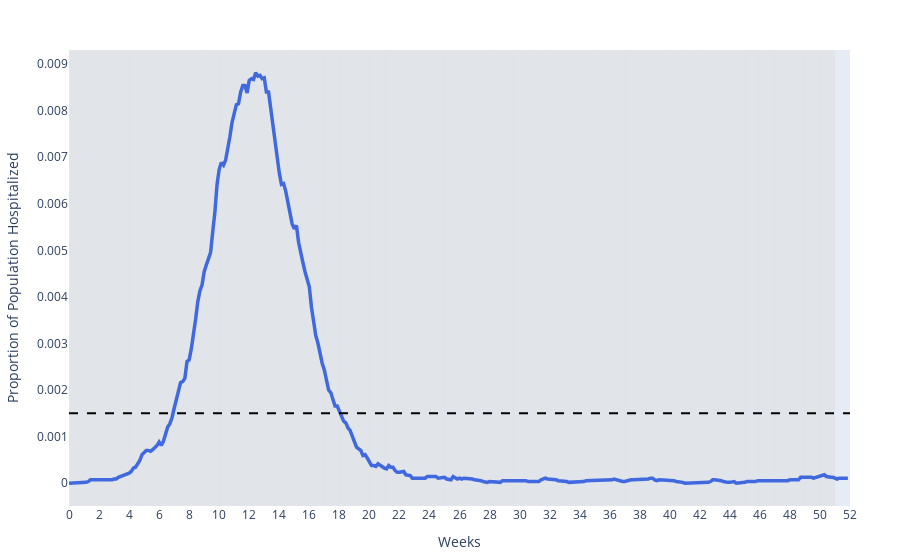

Source (notebook cell):
### Code cell


### Figure 1 — Plotly figure (JSON) as saved in the notebook; plotly's stock layout.template omitted (floating-point values rounded to 4 significant figures; data arrays with more than 128 entries replaced by an {"elided": "..."} marker saying what was removed)
{"data": [{"line": {"color": "rgb(0.25, 0.41, 0.88)", "width": 3.5}, "name": "hospitalized", "type": "scatter", "x": {"elided": "365 int values"}, "y": {"elided": "364 float values"}}, {"line": {"color": "black", "dash": "dash", "width": 2}, "name": "capacity", "type": "scatter", "x": {"elided": "365 int values"}, "y": {"elided": "365 float values"}}, {"marker": {"color": "rgb(0.83, 0.13, 0.15)"}, "name": "Lockdown", "type": "bar", "x": [null], "y": [null]}, {"marker": {"color": "rgb(0.85, 0.35, 0.13)"}, "name": "Hard Quarantine", "type": "bar", "x": [null], "y": [null]}, {"marker": {"color": "rgb(0.97, 0.91, 0.56)"}, "name": "Light Quarantine", "type": "bar", "x": [null], "y": [null]}, {"marker": {"color": "rgb(0.67, 0.88, 0.69)"}, "name": "Social Distancing", "type": "bar", "x": [null], "y": [null]}, {"marker": {"color": "rgb(0.86, 0.86, 0.86)"}, "name": "Unrestricted", "type": "bar", "x": [null], "y": [null]}], "layout": {"hovermode": "x", "margin": {"b": 50, "l": 50, "pad": 0, "r": 50, "t": 50}, "shapes": [{"fillcolor": "rgb(0.86, 0.86, 0.86)", "layer": "below", "line": {"width": 0}, "opacity": 0.45, "type": "rect", "x0": 0, "x1": 7, "xref": "x", "y0": 0, "y1": 1, "yref": "paper"}, {"fillcolor": "rgb(0.86, 0.86, 0.86)", "layer": "below", "line": {"width": 0}, "opacity": 0.45, "type": "rect", "x0": 7, "x1": 14, "xref": "x", "y0": 0, "y1": 1, "yref": "paper"}, {"fillcolor": "rgb(0.86, 0.86, 0.86)", "layer": "below", "line": {"width": 0}, "opacity": 0.45, "type": "rect", "x0": 14, "x1": 21, "xref": "x", "y0": 0, "y1": 1, "yref": "paper"}, {"fillcolor": "rgb(0.86, 0.86, 0.86)", "layer": "below", "line": {"width": 0}, "opacity": 0.45, "type": "rect", "x0": 21, "x1": 28, "xref": "x", "y0": 0, "y1": 1, "yref": "paper"}, {"fillcolor": "rgb(0.86, 0.86, 0.86)", "layer": "below", "line": {"width": 0}, "opacity": 0.45, "type": "rect", "x0": 28, "x1": 35, "xref": "x", "y0": 0, "y1": 1, "yref": "paper"}, {"fillcolor": "rgb(0.86, 0.86, 0.86)", "layer": "below", "line": {"width": 0}, "opacity": 0.45, "type": "rect", "x0": 35, "x1": 42, "xref": "x", "y0": 0, "y1": 1, "yref": "paper"}, {"fillcolor": "rgb(0.86, 0.86, 0.86)", "layer": "below", "line": {"width": 0}, "opacity": 0.45, "type": "rect", "x0": 42, "x1": 49, "xref": "x", "y0": 0, "y1": 1, "yref": "paper"}, {"fillcolor": "rgb(0.86, 0.86, 0.86)", "layer": "below", "line": {"width": 0}, "opacity": 0.45, "type": "rect", "x0": 49, "x1": 56, "xref": "x", "y0": 0, "y1": 1, "yref": "paper"}, {"fillcolor": "rgb(0.86, 0.86, 0.86)", "layer": "below", "line": {"width": 0}, "opacity": 0.45, "type": "rect", "x0": 56, "x1": 63, "xref": "x", "y0": 0, "y1": 1, "yref": "paper"}, {"fillcolor": "rgb(0.86, 0.86, 0.86)", "layer": "below", "line": {"width": 0}, "opacity": 0.45, "type": "rect", "x0": 63, "x1": 70, "xref": "x", "y0": 0, "y1": 1, "yref": "paper"}, {"fillcolor": "rgb(0.86, 0.86, 0.86)", "layer": "below", "line": {"width": 0}, "opacity": 0.45, "type": "rect", "x0": 70, "x1": 77, "xref": "x", "y0": 0, "y1": 1, "yref": "paper"}, {"fillcolor": "rgb(0.86, 0.86, 0.86)", "layer": "below", "line": {"width": 0}, "opacity": 0.45, "type": "rect", "x0": 77, "x1": 84, "xref": "x", "y0": 0, "y1": 1, "yref": "paper"}, {"fillcolor": "rgb(0.86, 0.86, 0.86)", "layer": "below", "line": {"width": 0}, "opacity": 0.45, "type": "rect", "x0": 84, "x1": 91, "xref": "x", "y0": 0, "y1": 1, "yref": "paper"}, {"fillcolor": "rgb(0.86, 0.86, 0.86)", "layer": "below", "line": {"width": 0}, "opacity": 0.45, "type": "rect", "x0": 91, "x1": 98, "xref": "x", "y0": 0, "y1": 1, "yref": "paper"}, {"fillcolor": "rgb(0.86, 0.86, 0.86)", "layer": "below", "line": {"width": 0}, "opacity": 0.45, "type": "rect", "x0": 98, "x1": 105, "xref": "x", "y0": 0, "y1": 1, "yref": "paper"}, {"fillcolor": "rgb(0.86, 0.86, 0.86)", "layer": "below", "line": {"width": 0}, "opacity": 0.45, "type": "rect", "x0": 105, "x1": 112, "xref": "x", "y0": 0, "y1": 1, "yref": "paper"}, {"fillcolor": "rgb(0.86, 0.86, 0.86)", "layer": "below", "line": {"width": 0}, "opacity": 0.45, "type": "rect", "x0": 112, "x1": 119, "xref": "x", "y0": 0, "y1": 1, "yref": "paper"}, {"fillcolor": "rgb(0.86, 0.86, 0.86)", "layer": "below", "line": {"width": 0}, "opacity": 0.45, "type": "rect", "x0": 119, "x1": 126, "xref": "x", "y0": 0, "y1": 1, "yref": "paper"}, {"fillcolor": "rgb(0.86, 0.86, 0.86)", "layer": "below", "line": {"width": 0}, "opacity": 0.45, "type": "rect", "x0": 126, "x1": 133, "xref": "x", "y0": 0, "y1": 1, "yref": "paper"}, {"fillcolor": "rgb(0.86, 0.86, 0.86)", "layer": "below", "line": {"width": 0}, "opacity": 0.45, "type": "rect", "x0": 133, "x1": 140, "xref": "x", "y0": 0, "y1": 1, "yref": "paper"}, {"fillcolor": "rgb(0.86, 0.86, 0.86)", "layer": "below", "line": {"width": 0}, "opacity": 0.45, "type": "rect", "x0": 140, "x1": 147, "xref": "x", "y0": 0, "y1": 1, "yref": "paper"}, {"fillcolor": "rgb(0.86, 0.86, 0.86)", "layer": "below", "line": {"width": 0}, "opacity": 0.45, "type": "rect", "x0": 147, "x1": 154, "xref": "x", "y0": 0, "y1": 1, "yref": "paper"}, {"fillcolor": "rgb(0.86, 0.86, 0.86)", "layer": "below", "line": {"width": 0}, "opacity": 0.45, "type": "rect", "x0": 154, "x1": 161, "xref": "x", "y0": 0, "y1": 1, "yref": "paper"}, {"fillcolor": "rgb(0.86, 0.86, 0.86)", "layer": "below", "line": {"width": 0}, "opacity": 0.45, "type": "rect", "x0": 161, "x1": 168, "xref": "x", "y0": 0, "y1": 1, "yref": "paper"}, {"fillcolor": "rgb(0.86, 0.86, 0.86)", "layer": "below", "line": {"width": 0}, "opacity": 0.45, "type": "rect", "x0": 168, "x1": 175, "xref": "x", "y0": 0, "y1": 1, "yref": "paper"}, {"fillcolor": "rgb(0.86, 0.86, 0.86)", "layer": "below", "line": {"width": 0}, "opacity": 0.45, "type": "rect", "x0": 175, "x1": 182, "xref": "x", "y0": 0, "y1": 1, "yref": "paper"}, {"fillcolor": "rgb(0.86, 0.86, 0.86)", "layer": "below", "line": {"width": 0}, "opacity": 0.45, "type": "rect", "x0": 182, "x1": 189, "xref": "x", "y0": 0, "y1": 1, "yref": "paper"}, {"fillcolor": "rgb(0.86, 0.86, 0.86)", "layer": "below", "line": {"width": 0}, "opacity": 0.45, "type": "rect", "x0": 189, "x1": 196, "xref": "x", "y0": 0, "y1": 1, "yref": "paper"}, {"fillcolor": "rgb(0.86, 0.86, 0.86)", "layer": "below", "line": {"width": 0}, "opacity": 0.45, "type": "rect", "x0": 196, "x1": 203, "xref": "x", "y0": 0, "y1": 1, "yref": "paper"}, {"fillcolor": "rgb(0.86, 0.86, 0.86)", "layer": "below", "line": {"width": 0}, "opacity": 0.45, "type": "rect", "x0": 203, "x1": 210, "xref": "x", "y0": 0, "y1": 1, "yref": "paper"}, {"fillcolor": "rgb(0.86, 0.86, 0.86)", "layer": "below", "line": {"width": 0}, "opacity": 0.45, "type": "rect", "x0": 210, "x1": 217, "xref": "x", "y0": 0, "y1": 1, "yref": "paper"}, {"fillcolor": "rgb(0.86, 0.86, 0.86)", "layer": "below", "line": {"width": 0}, "opacity": 0.45, "type": "rect", "x0": 217, "x1": 224, "xref": "x", "y0": 0, "y1": 1, "yref": "paper"}, {"fillcolor": "rgb(0.86, 0.86, 0.86)", "layer": "below", "line": {"width": 0}, "opacity": 0.45, "type": "rect", "x0": 224, "x1": 231, "xref": "x", "y0": 0, "y1": 1, "yref": "paper"}, {"fillcolor": "rgb(0.86, 0.86, 0.86)", "layer": "below", "line": {"width": 0}, "opacity": 0.45, "type": "rect", "x0": 231, "x1": 238, "xref": "x", "y0": 0, "y1": 1, "yref": "paper"}, {"fillcolor": "rgb(0.86, 0.86, 0.86)", "layer": "below", "line": {"width": 0}, "opacity": 0.45, "type": "rect", "x0": 238, "x1": 245, "xref": "x", "y0": 0, "y1": 1, "yref": "paper"}, {"fillcolor": "rgb(0.86, 0.86, 0.86)", "layer": "below", "line": {"width": 0}, "opacity": 0.45, "type": "rect", "x0": 245, "x1": 252, "xref": "x", "y0": 0, "y1": 1, "yref": "paper"}, {"fillcolor": "rgb(0.86, 0.86, 0.86)", "layer": "below", "line": {"width": 0}, "opacity": 0.45, "type": "rect", "x0": 252, "x1": 259, "xref": "x", "y0": 0, "y1": 1, "yref": "paper"}, {"fillcolor": "rgb(0.86, 0.86, 0.86)", "layer": "below", "line": {"width": 0}, "opacity": 0.45, "type": "rect", "x0": 259, "x1": 266, "xref": "x", "y0": 0, "y1": 1, "yref": "paper"}, {"fillcolor": "rgb(0.86, 0.86, 0.86)", "layer": "below", "line": {"width": 0}, "opacity": 0.45, "type": "rect", "x0": 266, "x1": 273, "xref": "x", "y0": 0, "y1": 1, "yref": "paper"}, {"fillcolor": "rgb(0.86, 0.86, 0.86)", "layer": "below", "line": {"width": 0}, "opacity": 0.45, "type": "rect", "x0": 273, "x1": 280, "xref": "x", "y0": 0, "y1": 1, "yref": "paper"}, {"fillcolor": "rgb(0.86, 0.86, 0.86)", "layer": "below", "line": {"width": 0}, "opacity": 0.45, "type": "rect", "x0": 280, "x1": 287, "xref": "x", "y0": 0, "y1": 1, "yref": "paper"}, {"fillcolor": "rgb(0.86, 0.86, 0.86)", "layer": "below", "line": {"width": 0}, "opacity": 0.45, "type": "rect", "x0": 287, "x1": 294, "xref": "x", "y0": 0, "y1": 1, "yref": "paper"}, {"fillcolor": "rgb(0.86, 0.86, 0.86)", "layer": "below", "line": {"width": 0}, "opacity": 0.45, "type": "rect", "x0": 294, "x1": 301, "xref": "x", "y0": 0, "y1": 1, "yref": "paper"}, {"fillcolor": "rgb(0.86, 0.86, 0.86)", "layer": "below", "line": {"width": 0}, "opacity": 0.45, "type": "rect", "x0": 301, "x1": 308, "xref": "x", "y0": 0, "y1": 1, "yref": "paper"}, {"fillcolor": "rgb(0.86, 0.86, 0.86)", "layer": "below", "line": {"width": 0}, "opacity": 0.45, "type": "rect", "x0": 308, "x1": 315, "xref": "x", "y0": 0, "y1": 1, "yref": "paper"}, {"fillcolor": "rgb(0.86, 0.86, 0.86)", "layer": "below", "line": {"width": 0}, "opacity": 0.45, "type": "rect", "x0": 315, "x1": 322, "xref": "x", "y0": 0, "y1": 1, "yref": "paper"}, {"fillcolor": "rgb(0.86, 0.86, 0.86)", "layer": "below", "line": {"width": 0}, "opacity": 0.45, "type": "rect", "x0": 322, "x1": 329, "xref": "x", "y0": 0, "y1": 1, "yref": "paper"}, {"fillcolor": "rgb(0.86, 0.86, 0.86)", "layer": "below", "line": {"width": 0}, "opacity": 0.45, "type": "rect", "x0": 329, "x1": 336, "xref": "x", "y0": 0, "y1": 1, "yref": "paper"}, {"fillcolor": "rgb(0.86, 0.86, 0.86)", "layer": "below", "line": {"width": 0}, "opacity": 0.45, "type": "rect", "x0": 336, "x1": 343, "xref": "x", "y0": 0, "y1": 1, "yref": "paper"}, {"fillcolor": "rgb(0.86, 0.86, 0.86)", "layer": "below", "line": {"width": 0}, "opacity": 0.45, "type": "rect", "x0": 343, "x1": 350, "xref": "x", "y0": 0, "y1": 1, "yref": "paper"}, {"fillcolor": "rgb(0.86, 0.86, 0.86)", "layer": "below", "line": {"width": 0}, "opacity": 0.45, "type": "rect", "x0": 350, "x1": 357, "xref": "x", "y0": 0, "y1": 1, "yref": "paper"}], "showlegend": false, "xaxis": {"showgrid": false, "tickmode": "array", "ticktext": [0, 2, 4, 6, 8, 10, 12, 14, 16, 18, 20, 22, 24, 26, 28, 30, 32, 34, 36, 38, 40, 42, 44, 46, 48, 50, 52], "tickvals": [0, 14, 28, 42, 56, 70, 84, 98, 112, 126, 140, 154, 168, 182, 196, 210, 224, 238, 252, 266, 280, 294, 308, 322, 336, 350, 364], "title": {"text": "Weeks"}}, "yaxis": {"automargin": true, "showgrid": false, "title": {"text": "Proportion of Population Hospitalized"}, "zeroline": false}}}
